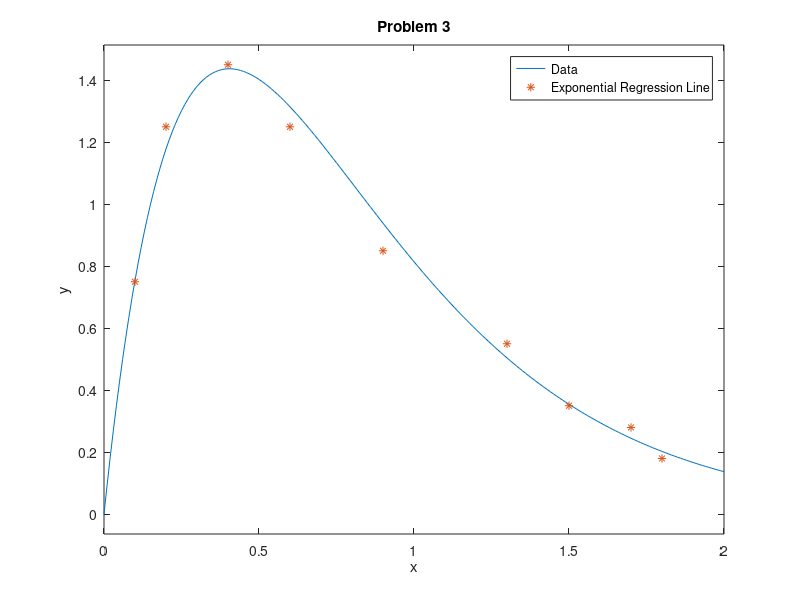

Write the MATLAB code that produced this figure.
%Problem 3 - A script that linearizes/plots the model y=axe^(bx) based on a
%set of given data. Uses linear regresssion to find the best a and b for
%the given model and computes the correlation coefficient of the modeled
%data versus the actual data.

%Given data
xVals=[.1,.2,.4,.6,.9,1.3,1.5,1.7,1.8];
yVals=[.75,1.25,1.45,1.25,.85,.55,.35,.28,.18];

xbar=mean(xVals);
z=log(yVals./xVals);
n=length(xVals);
zbar=mean(z);
m=(n*sum(xVals.*z)-sum(xVals)*sum(z))/(n*sum(xVals.*xVals)-(sum(xVals))^2);
a=exp(zbar-m*xbar);
x=0:0.01:2;
y1=a.*x.*exp(m.*x);
r=sqrt((sum((z-zbar).^2)-sum((z-m.*xVals-log(a)).^2))/(sum((z-zbar).^2)));

%Plot
disp('Plotting...')
plot(x,y1,xVals,yVals,'*');
axis('equal')
title('Problem 3');
legend('Data','Exponential Regression Line');
xlabel('x');
ylabel('y');

%Correlation Coefficient
disp('The Correlation Coefficient is:')
disp(r)